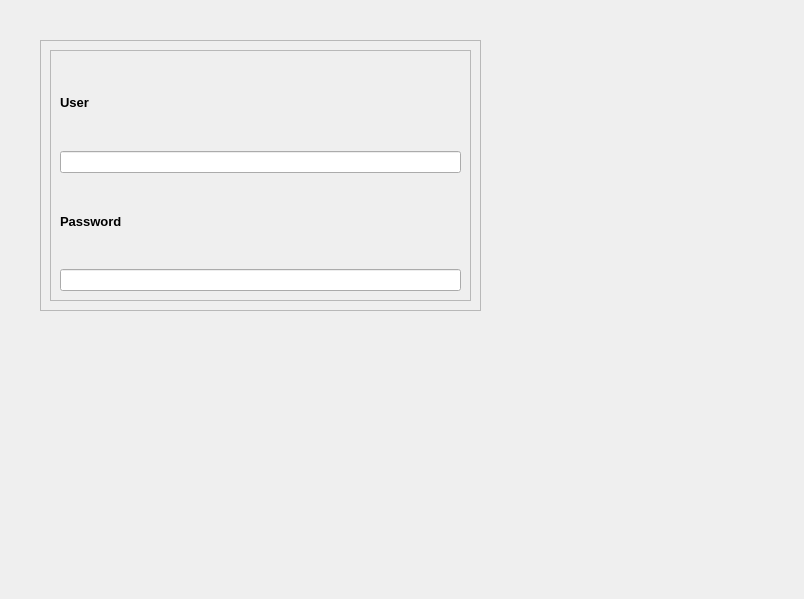
<?xml version="1.0" encoding="UTF-8"?>
<ui version="4.0">
 <class>Dialog</class>
 <widget class="QDialog" name="Dialog">
  <property name="geometry">
   <rect>
    <x>0</x>
    <y>0</y>
    <width>804</width>
    <height>599</height>
   </rect>
  </property>
  <property name="windowTitle">
   <string>Dialog</string>
  </property>
  <widget class="QFrame" name="frame_2">
   <property name="geometry">
    <rect>
     <x>40</x>
     <y>40</y>
     <width>441</width>
     <height>271</height>
    </rect>
   </property>
   <property name="frameShape">
    <enum>QFrame::StyledPanel</enum>
   </property>
   <property name="frameShadow">
    <enum>QFrame::Raised</enum>
   </property>
   <layout class="QVBoxLayout" name="verticalLayout_2">
    <item>
     <widget class="QFrame" name="frame">
      <property name="layoutDirection">
       <enum>Qt::LeftToRight</enum>
      </property>
      <property name="frameShape">
       <enum>QFrame::StyledPanel</enum>
      </property>
      <property name="frameShadow">
       <enum>QFrame::Raised</enum>
      </property>
      <layout class="QVBoxLayout" name="verticalLayout">
       <item>
        <widget class="QLabel" name="label">
         <property name="font">
          <font>
           <pointsize>10</pointsize>
           <weight>75</weight>
           <bold>true</bold>
          </font>
         </property>
         <property name="text">
          <string>User</string>
         </property>
        </widget>
       </item>
       <item>
        <widget class="QLineEdit" name="lineEdit"/>
       </item>
       <item>
        <widget class="QLabel" name="label_2">
         <property name="font">
          <font>
           <pointsize>10</pointsize>
           <weight>75</weight>
           <bold>true</bold>
          </font>
         </property>
         <property name="text">
          <string>Password</string>
         </property>
        </widget>
       </item>
       <item>
        <widget class="QLineEdit" name="lineEdit_2">
         <property name="echoMode">
          <enum>QLineEdit::Password</enum>
         </property>
        </widget>
       </item>
      </layout>
     </widget>
    </item>
   </layout>
  </widget>
 </widget>
 <resources/>
 <connections/>
</ui>
